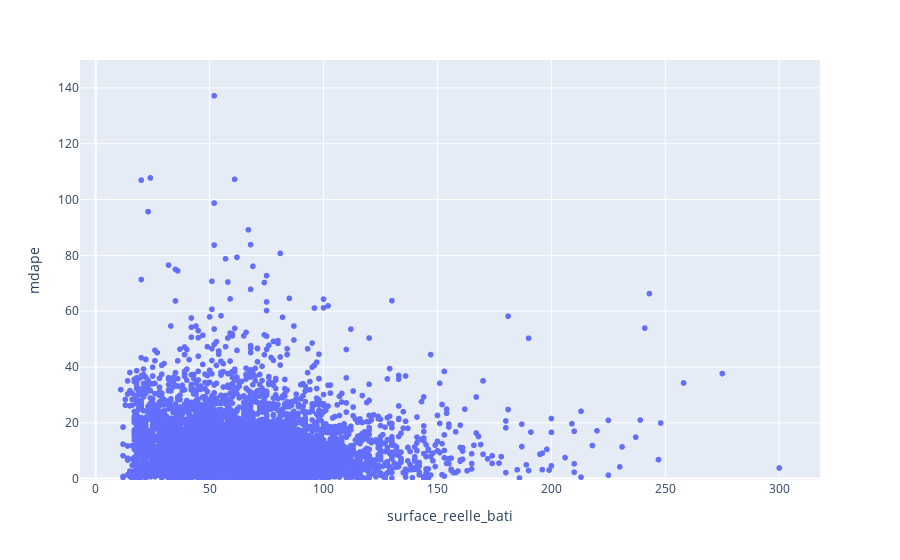

Notebook code cell kept with this figure:
### Code cell
fig = px.scatter(X_test, x = 'surface_reelle_bati', y = 'mdape')
fig.update_layout(yaxis_range=[-0.5, 150])
fig.show()

### Figure 1 — Plotly figure (JSON) as saved in the notebook; plotly's stock layout.template omitted (floating-point values rounded to 4 significant figures; data arrays with more than 128 entries replaced by an {"elided": "..."} marker saying what was removed)
{"data": [{"hovertemplate": "surface_reelle_bati=%{x}<br>mdape=%{y}<extra></extra>", "legendgroup": "", "marker": {"color": "#636efa", "symbol": "circle"}, "mode": "markers", "name": "", "showlegend": false, "type": "scattergl", "x": {"elided": "6168 int values"}, "xaxis": "x", "y": {"elided": "6168 float values"}, "yaxis": "y"}], "layout": {"legend": {"tracegroupgap": 0}, "margin": {"t": 60}, "xaxis": {"anchor": "y", "domain": [0, 1], "title": {"text": "surface_reelle_bati"}}, "yaxis": {"anchor": "x", "domain": [0, 1], "range": [-0.5, 150], "title": {"text": "mdape"}}}}
